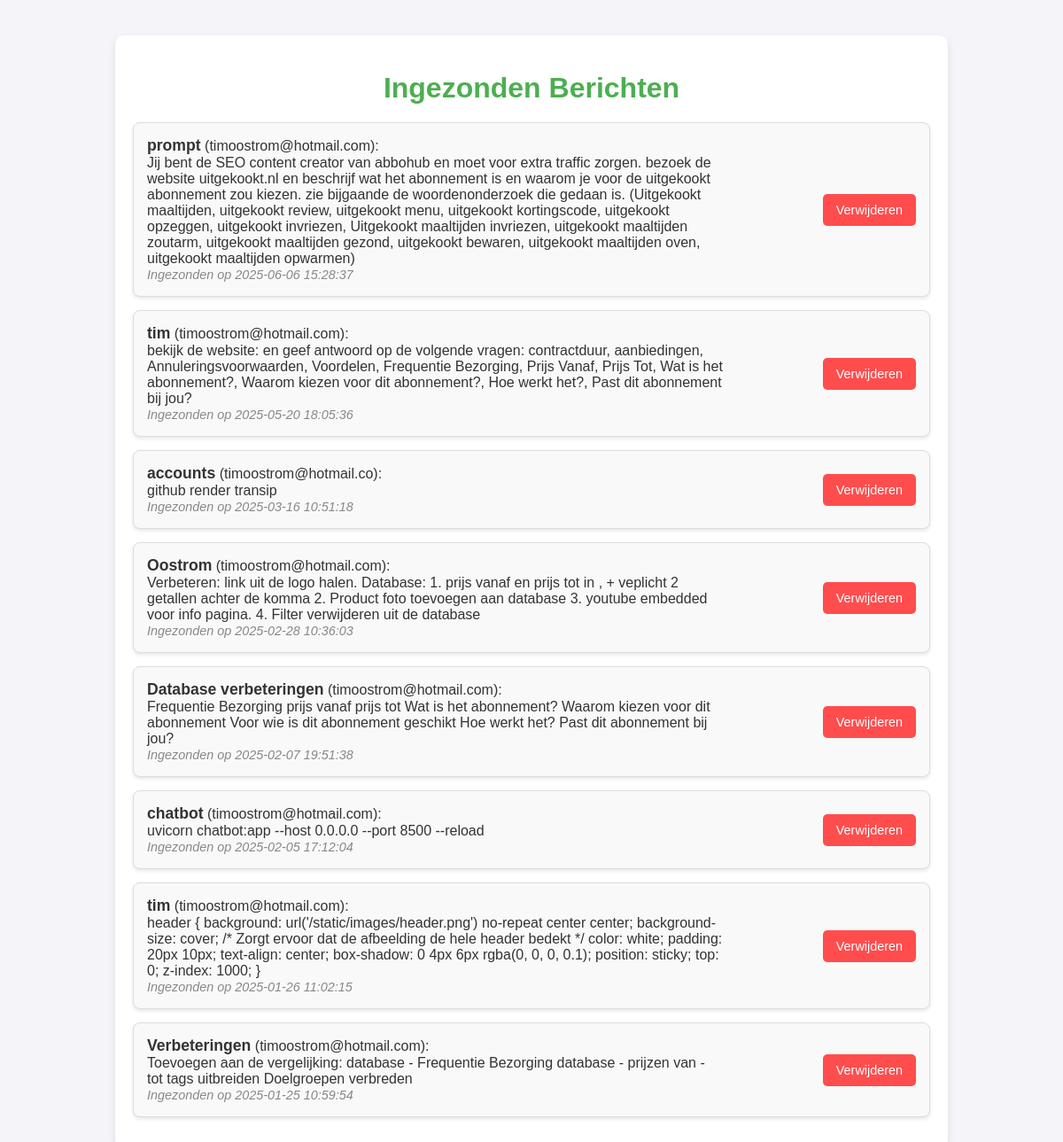
The app's page /berichten with its own data.
### app.py (models this page shows, shortened)
class ContactBericht(db.Model):
    id = db.Column(db.Integer, primary_key=True)
    naam = db.Column(db.String(100), nullable=False)
    email = db.Column(db.String(120), nullable=False)
    bericht = db.Column(db.Text, nullable=False)
    datum = db.Column(db.DateTime, default=db.func.current_timestamp())

### app.py (the view)
@app.route('/berichten')
def berichten():
    alle_berichten = ContactBericht.query.order_by(ContactBericht.datum.desc()).all()
    return render_template('berichten.html', berichten=alle_berichten)

### app.py (called while the page is built)
@app.before_request
def enforce_trailing_slash():
    if request.path.startswith("/blog") and not request.path.endswith("/"):
        return redirect(request.path + "/", code=301)

### templates/berichten.html (shortened to what this page needs)
<!DOCTYPE html>
<html lang="nl">
<head>
</head>
<body>
    <div class="container">
        <h1>Ingezonden Berichten</h1>
        <ul>
            {% for bericht in berichten %}
                <li>
                    <div class="message-details">
                        <strong>{{ bericht.naam }}</strong> ({{ bericht.email }}):<br>
                        {{ bericht.bericht }}<br>
                        <em>Ingezonden op {{ bericht.datum }}</em>
                    </div>
                    <form action="{{ url_for('verwijder_bericht', id=bericht.id) }}" method="POST">
                        <button class="delete-button" type="submit" onclick="return confirm('Weet je zeker dat je dit bericht wilt verwijderen?')">Verwijderen</button>
                    </form>
                </li>
            {% endfor %}
        </ul>
    </div>
</body>
</html>

### templates/berichten.html (style rules this page uses)
body { font-family: Arial, sans-serif; margin: 0; padding: 0; background-color: #f4f4f9; color: #333; }
.container { max-width: 900px; margin: 40px auto; padding: 20px; background-color: #fff; border-radius: 10px; box-shadow: 0 4px 8px rgba(0, 0, 0, 0.1); }
h1 { text-align: center; color: #4CAF50; margin-bottom: 20px; }
ul { list-style: none; padding: 0; }
li { margin-bottom: 15px; padding: 15px; background-color: #f9f9f9; border: 1px solid #ddd; border-radius: 8px; display: flex; justify-content: space-between; align-items: center; box-shadow: 0 2px 4px rgba(0, 0, 0, 0.1); }
.message-details { max-width: 75%; }
.message-details strong { font-size: 1.1rem; color: #333; }
.message-details em { font-size: 0.9rem; color: #888; }
.delete-button { background-color: #ff4d4d; color: white; border: none; border-radius: 5px; padding: 10px 15px; cursor: pointer; font-size: 0.9rem; transition: background-color 0.3s ease; }

### records on screen
ContactBericht: naam "prompt", email "timoostrom@hotmail.com", bericht "Jij bent de SEO content creator van abbohub en moet voor extra traffic zorgen. bezoek de website uitgekookt.nl en beschrijf wat het abonnement is en waarom je voor de uitgekookt abonnement zou kiezen. zie bijgaande de woordenonderzoek die gedaan is. (Uitgekookt maaltijden, uitgekookt review, uitgekookt menu, uitgekookt kortingscode, uitgekookt opzeggen, uitgekookt invriezen, Uitgekookt maaltijden invriezen, uitgekookt maaltijden zoutarm, uitgekookt maaltijden gezond, uitgekookt bewaren, uitgekookt maaltijden oven, uitgekookt maaltijden opwarmen)", datum "2025-06-06 15:28:37"
ContactBericht: naam "tim", email "timoostrom@hotmail.com", bericht "bekijk de website: en geef antwoord op de volgende vragen: contractduur, aanbiedingen, Annuleringsvoorwaarden, Voordelen, Frequentie Bezorging, Prijs Vanaf, Prijs Tot, Wat is het abonnement?, Waarom kiezen voor dit abonnement?, Hoe werkt het?, Past dit abonnement bij jou?", datum "2025-05-20 18:05:36"
ContactBericht: naam "accounts", email "timoostrom@hotmail.co", bericht "github render transip", datum "2025-03-16 10:51:18"
ContactBericht: naam "Oostrom", email "timoostrom@hotmail.com", bericht "Verbeteren: link uit de logo halen. Database: 1. prijs vanaf en prijs tot in , + veplicht 2 getallen achter de komma 2. Product foto toevoegen aan database 3. youtube embedded voor info pagina. 4. Filter verwijderen uit de database", datum "2025-02-28 10:36:03"
ContactBericht: naam "Database verbeteringen", email "timoostrom@hotmail.com", bericht "Frequentie Bezorging prijs vanaf prijs tot Wat is het abonnement? Waarom kiezen voor dit abonnement Voor wie is dit abonnement geschikt Hoe werkt het? Past dit abonnement bij jou?", datum "2025-02-07 19:51:38"
ContactBericht: naam "chatbot", email "timoostrom@hotmail.com", bericht "uvicorn chatbot:app --host 0.0.0.0 --port 8500 --reload", datum "2025-02-05 17:12:04"
ContactBericht: naam "tim", email "timoostrom@hotmail.com", bericht "header { background: url('/static/images/header.png') no-repeat center center; background-size: cover; /* Zorgt ervoor dat de afbeelding de hele header bedekt */ color: white; padding: 20px 10px; text-align: center; box-shadow: 0 4px 6px rgba(0, 0, 0, 0.1); position: sticky; top: 0; z-index: 1000; }", datum "2025-01-26 11:02:15"
ContactBericht: naam "Verbeteringen", email "timoostrom@hotmail.com", bericht "Toevoegen aan de vergelijking: database - Frequentie Bezorging database - prijzen van - tot tags uitbreiden Doelgroepen verbreden", datum "2025-01-25 10:59:54"
